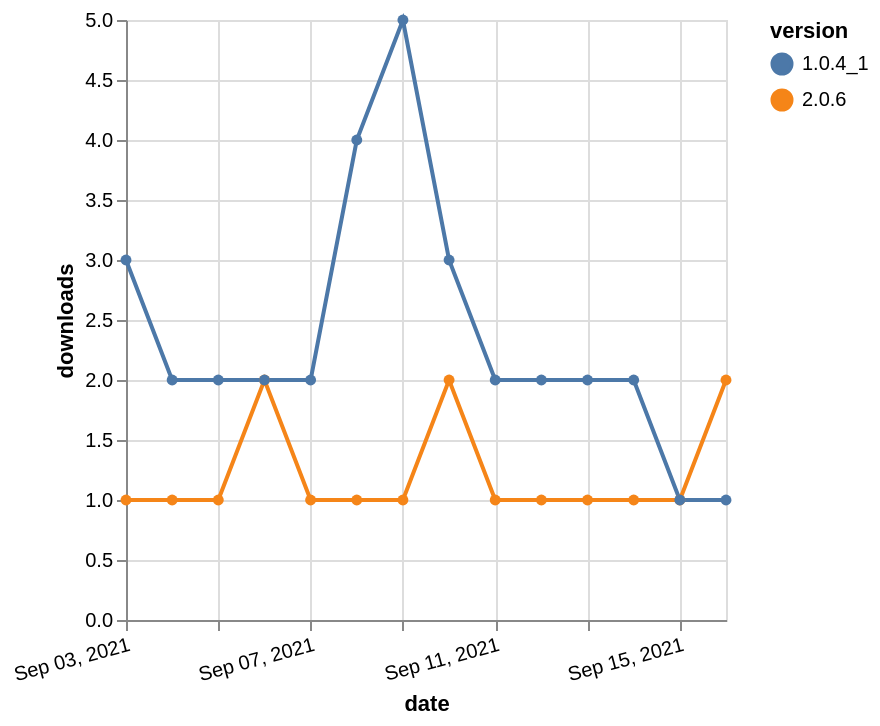

The specification (Vega-Lite) saved for this image:
### Vega-Lite specification from a JSON file in a GitHub repository (floating-point values rounded to 4 significant figures)
{"$schema": "https://vega.github.io/schema/vega-lite/v5.json", "description": "A simple bar chart with embedded data.", "data": {"values": [{"date": "2021-09-03", "total": 148, "delta": 1, "version": "2.0.6"}, {"date": "2021-09-04", "total": 149, "delta": 1, "version": "2.0.6"}, {"date": "2021-09-05", "total": 150, "delta": 1, "version": "2.0.6"}, {"date": "2021-09-06", "total": 152, "delta": 2, "version": "2.0.6"}, {"date": "2021-09-07", "total": 153, "delta": 1, "version": "2.0.6"}, {"date": "2021-09-08", "total": 154, "delta": 1, "version": "2.0.6"}, {"date": "2021-09-09", "total": 155, "delta": 1, "version": "2.0.6"}, {"date": "2021-09-10", "total": 157, "delta": 2, "version": "2.0.6"}, {"date": "2021-09-11", "total": 158, "delta": 1, "version": "2.0.6"}, {"date": "2021-09-12", "total": 159, "delta": 1, "version": "2.0.6"}, {"date": "2021-09-13", "total": 160, "delta": 1, "version": "2.0.6"}, {"date": "2021-09-14", "total": 161, "delta": 1, "version": "2.0.6"}, {"date": "2021-09-15", "total": 162, "delta": 1, "version": "2.0.6"}, {"date": "2021-09-16", "total": 164, "delta": 2, "version": "2.0.6"}, {"date": "2021-09-03", "total": 3302, "delta": 3, "version": "1.0.4_1"}, {"date": "2021-09-04", "total": 3304, "delta": 2, "version": "1.0.4_1"}, {"date": "2021-09-05", "total": 3306, "delta": 2, "version": "1.0.4_1"}, {"date": "2021-09-06", "total": 3308, "delta": 2, "version": "1.0.4_1"}, {"date": "2021-09-07", "total": 3310, "delta": 2, "version": "1.0.4_1"}, {"date": "2021-09-08", "total": 3314, "delta": 4, "version": "1.0.4_1"}, {"date": "2021-09-09", "total": 3319, "delta": 5, "version": "1.0.4_1"}, {"date": "2021-09-10", "total": 3322, "delta": 3, "version": "1.0.4_1"}, {"date": "2021-09-11", "total": 3324, "delta": 2, "version": "1.0.4_1"}, {"date": "2021-09-12", "total": 3326, "delta": 2, "version": "1.0.4_1"}, {"date": "2021-09-13", "total": 3328, "delta": 2, "version": "1.0.4_1"}, {"date": "2021-09-14", "total": 3330, "delta": 2, "version": "1.0.4_1"}, {"date": "2021-09-15", "total": 3331, "delta": 1, "version": "1.0.4_1"}, {"date": "2021-09-16", "total": 3332, "delta": 1, "version": "1.0.4_1"}]}, "width": "container", "mark": {"type": "line", "point": {"filled": true}}, "encoding": {"x": {"field": "date", "type": "temporal", "timeUnit": "yearmonthdate", "title": "date", "axis": {"labelAngle": -15}}, "y": {"field": "delta", "type": "quantitative", "title": "downloads"}, "color": {"field": "version", "type": "nominal"}, "tooltip": {"field": "delta"}}}
